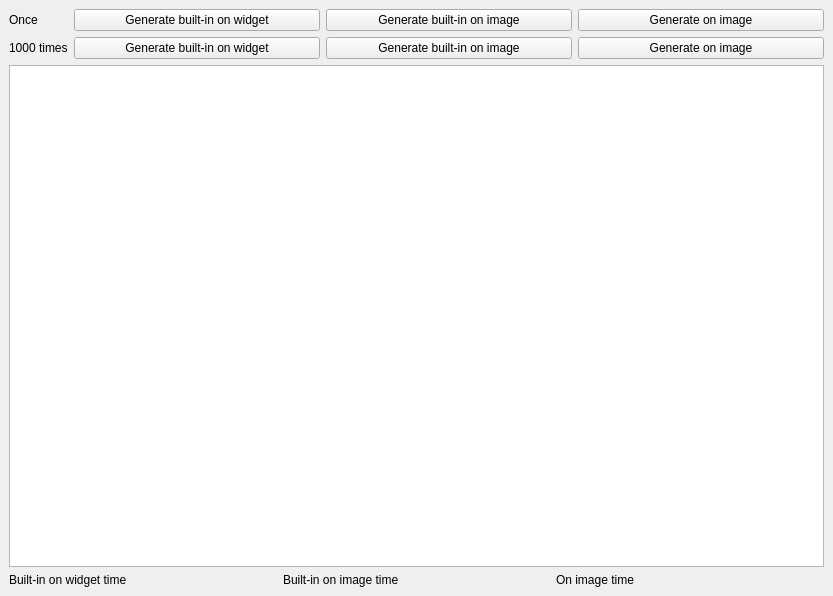
<?xml version="1.0" encoding="UTF-8"?>
<ui version="4.0">
 <class>MainWindow</class>
 <widget class="QMainWindow" name="MainWindow">
  <property name="geometry">
   <rect>
    <x>0</x>
    <y>0</y>
    <width>833</width>
    <height>596</height>
   </rect>
  </property>
  <property name="sizePolicy">
   <sizepolicy hsizetype="Preferred" vsizetype="Preferred">
    <horstretch>0</horstretch>
    <verstretch>0</verstretch>
   </sizepolicy>
  </property>
  <property name="windowTitle">
   <string>cg-lab1</string>
  </property>
  <widget class="QWidget" name="centralwidget">
   <property name="sizePolicy">
    <sizepolicy hsizetype="Preferred" vsizetype="Preferred">
     <horstretch>0</horstretch>
     <verstretch>0</verstretch>
    </sizepolicy>
   </property>
   <layout class="QVBoxLayout" name="verticalLayout_4">
    <item>
     <layout class="QHBoxLayout" name="horizontalLayout">
      <property name="sizeConstraint">
       <enum>QLayout::SetDefaultConstraint</enum>
      </property>
      <item>
       <layout class="QVBoxLayout" name="verticalLayout_2">
        <property name="sizeConstraint">
         <enum>QLayout::SetDefaultConstraint</enum>
        </property>
        <item>
         <widget class="QLabel" name="once_label">
          <property name="sizePolicy">
           <sizepolicy hsizetype="Preferred" vsizetype="Preferred">
            <horstretch>0</horstretch>
            <verstretch>0</verstretch>
           </sizepolicy>
          </property>
          <property name="text">
           <string>Once</string>
          </property>
         </widget>
        </item>
        <item>
         <widget class="QLabel" name="thous_label">
          <property name="text">
           <string>1000 times</string>
          </property>
         </widget>
        </item>
       </layout>
      </item>
      <item>
       <layout class="QVBoxLayout" name="verticalLayout">
        <property name="sizeConstraint">
         <enum>QLayout::SetDefaultConstraint</enum>
        </property>
        <item>
         <layout class="QHBoxLayout" name="once_btns">
          <item>
           <widget class="QPushButton" name="gen_builtin_wid_btn">
            <property name="sizePolicy">
             <sizepolicy hsizetype="Expanding" vsizetype="Minimum">
              <horstretch>0</horstretch>
              <verstretch>0</verstretch>
             </sizepolicy>
            </property>
            <property name="text">
             <string>Generate built-in on widget</string>
            </property>
           </widget>
          </item>
          <item>
           <widget class="QPushButton" name="gen_builtin_btn">
            <property name="sizePolicy">
             <sizepolicy hsizetype="Expanding" vsizetype="Fixed">
              <horstretch>0</horstretch>
              <verstretch>0</verstretch>
             </sizepolicy>
            </property>
            <property name="text">
             <string>Generate built-in on image</string>
            </property>
           </widget>
          </item>
          <item>
           <widget class="QPushButton" name="gen_btn">
            <property name="sizePolicy">
             <sizepolicy hsizetype="Expanding" vsizetype="Fixed">
              <horstretch>0</horstretch>
              <verstretch>0</verstretch>
             </sizepolicy>
            </property>
            <property name="text">
             <string>Generate on image</string>
            </property>
           </widget>
          </item>
         </layout>
        </item>
        <item>
         <layout class="QHBoxLayout" name="thous_btns">
          <item>
           <widget class="QPushButton" name="thous_gen_builtin_wid_btn">
            <property name="sizePolicy">
             <sizepolicy hsizetype="Expanding" vsizetype="Fixed">
              <horstretch>0</horstretch>
              <verstretch>0</verstretch>
             </sizepolicy>
            </property>
            <property name="text">
             <string>Generate built-in on widget</string>
            </property>
           </widget>
          </item>
          <item>
           <widget class="QPushButton" name="thous_gen_builtin_btn">
            <property name="sizePolicy">
             <sizepolicy hsizetype="Expanding" vsizetype="Fixed">
              <horstretch>0</horstretch>
              <verstretch>0</verstretch>
             </sizepolicy>
            </property>
            <property name="text">
             <string>Generate built-in on image</string>
            </property>
           </widget>
          </item>
          <item>
           <widget class="QPushButton" name="thous_gen_btn">
            <property name="sizePolicy">
             <sizepolicy hsizetype="Expanding" vsizetype="Fixed">
              <horstretch>0</horstretch>
              <verstretch>0</verstretch>
             </sizepolicy>
            </property>
            <property name="text">
             <string>Generate on image</string>
            </property>
           </widget>
          </item>
         </layout>
        </item>
       </layout>
      </item>
     </layout>
    </item>
    <item>
     <widget class="QGraphicsView" name="graphicsView">
      <property name="sizePolicy">
       <sizepolicy hsizetype="Expanding" vsizetype="Expanding">
        <horstretch>0</horstretch>
        <verstretch>0</verstretch>
       </sizepolicy>
      </property>
     </widget>
    </item>
    <item>
     <layout class="QHBoxLayout" name="times_layout">
      <item>
       <widget class="QLabel" name="builtin_wid_time">
        <property name="text">
         <string>Built-in on widget time</string>
        </property>
       </widget>
      </item>
      <item>
       <widget class="QLabel" name="builtin_time_label">
        <property name="text">
         <string>Built-in on image time</string>
        </property>
       </widget>
      </item>
      <item>
       <widget class="QLabel" name="time_label">
        <property name="text">
         <string>On image time</string>
        </property>
       </widget>
      </item>
     </layout>
    </item>
   </layout>
  </widget>
  <widget class="QMenuBar" name="menubar">
   <property name="geometry">
    <rect>
     <x>0</x>
     <y>0</y>
     <width>833</width>
     <height>20</height>
    </rect>
   </property>
  </widget>
 </widget>
 <tabstops>
  <tabstop>gen_builtin_btn</tabstop>
  <tabstop>gen_btn</tabstop>
  <tabstop>graphicsView</tabstop>
 </tabstops>
 <resources/>
 <connections/>
</ui>
